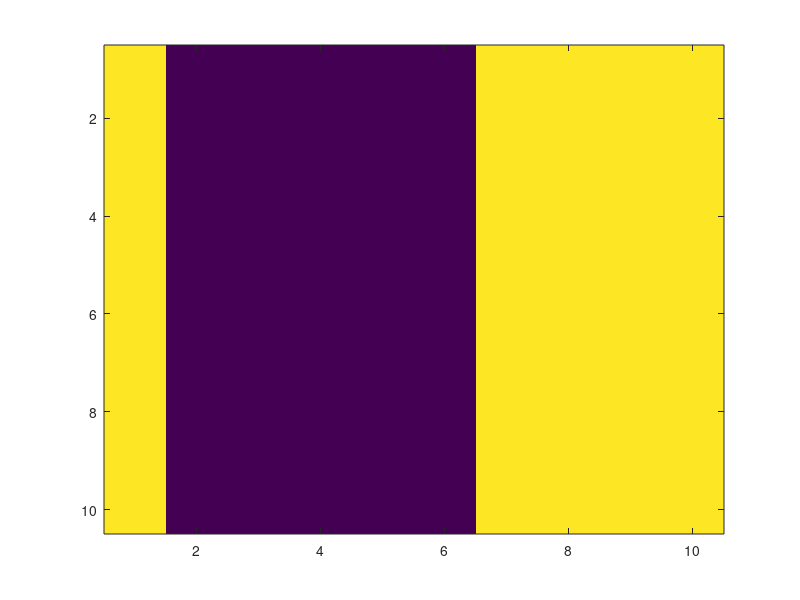

Reproduce this figure in MATLAB.
nrows = 10;
spinarr = randi(2,nrows)*2 - 3;
J=-1;
T=0;
r=rand;
for i=1:30*nrows*nrows
    randcol=randi(nrows,1);
    randrow=randi(nrows,1);
    if (randcol==1)
        coll=nrows;
    else
        coll=randcol-1;
    end
    if (randcol==nrows)
        colr=1;
    else
        colr=randcol+1;
    end
    if (randrow==1)
        rowd=nrows;
    else
        rowd=randrow-1;
    end
    if (randrow==nrows)
        rowu=1;
    else
        rowu=randrow+1;
    end
    E=J*spinarr(randrow,randcol)*spinarr(randrow,coll)+J*spinarr(randrow,randcol)*spinarr(randrow,colr)+J*spinarr(randrow,randcol)*spinarr(rowu,randcol)+J*spinarr(randrow,randcol)*spinarr(rowd,randcol);
    if (E>=0)
        spinarr(randrow,randcol)=-spinarr(randrow,randcol);
    else
        p=exp(E/T);
        if (p>=r)
            spinarr(randrow,randcol)=-spinarr(randrow,randcol);
        else
            spinarr(randrow,randcol)=spinarr(randrow,randcol);
        end
    end
end
imagesc(spinarr) 